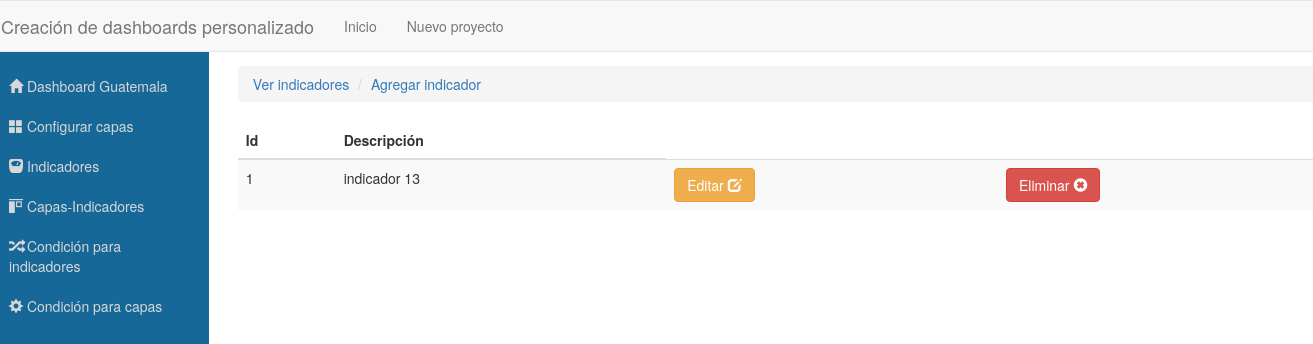
Before: /project/29/indicador with the older database file.
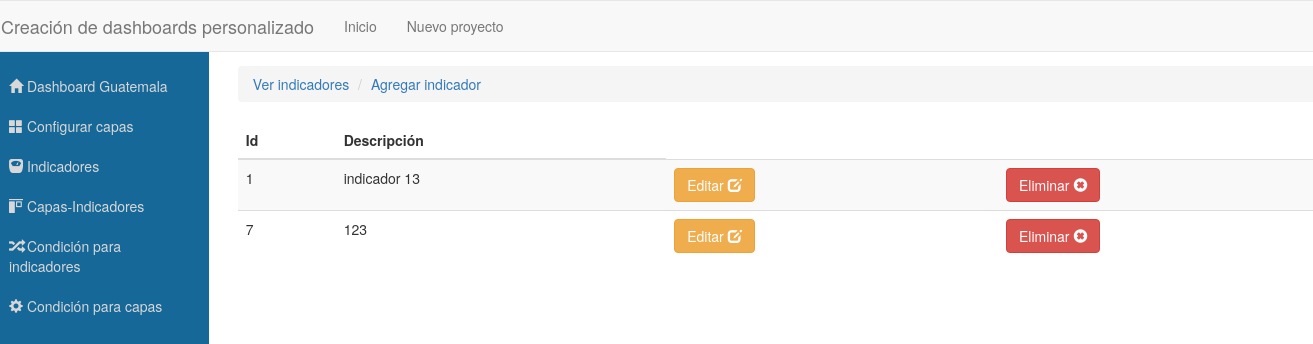
After: the same page with the newer database file.
### dashboardConfigApp/models.py (models this page shows, shortened)
class Proyecto(models.Model):
	nombre = models.CharField(max_length=100)
	descripcion = models.CharField(max_length=100, default='')
	fechaCreacion = models.DateTimeField(default=timezone.now)

class Indicador(models.Model):
	descripcion = models.CharField(max_length=200)
	proyecto = models.ForeignKey(Proyecto, default=None)

### dashboardConfigApp/views.py (the view)
# urls.py: url(r'^project/(?P<pk>\d+)/indicador', IndicadorList.as_view(), name='indicadorList'),
class IndicadorList(ListView):
    model = Indicador
    template_name = "indicadores/list_indicadores.html"
    context_object_name = 'listIndicadores'
    def get_queryset(self):
        idProject = self.kwargs['pk']
        queryset = Indicador.objects.filter(proyecto__pk = idProject)
        return queryset
    def get_context_data(self, **kwargs):
        context = super(IndicadorList, self).get_context_data(**kwargs)
        idProject = self.kwargs['pk']
        image = Image.objects.get(proyecto__pk = idProject)
        project =image.proyecto
        context[ 'singleImage' ] = image
        context[ 'project' ] = project
        return context

### dashboardConfigApp/templates/indicadores/list_indicadores.html
{% extends "indicadores/baseIndicador.html" %}
{% block indicador_content %}
     <table class="table table-striped allProject_table">
            <thead>
                <th>Id</th>
                <th>Descripción</th>
            </thead>
            <tbody id="allProject_table_tbody">
                {% for indicador in listIndicadores %}
                    <tr>
                        <td>{{indicador.pk}}</td>
                        <td>{{indicador.descripcion}}</td>
                         <td>
                             <a href="{% url 'updateIndicador' project.pk indicador.pk %}" class="btn btn-warning" id="{{project.pk}}">Editar
                                <span class="glyphicon glyphicon-edit"></span>
                            </a>
                         </td>
                        <td>
                            <a href="{% url 'deleteIndicador' project.pk indicador.pk %}" class="btn btn-danger" id="{{project.pk}}">Eliminar
                                <span class="glyphicon glyphicon-remove-sign"></span>
                            </a>
                        </td>
                    </tr>
                {% endfor %}
            </tbody>
        </table>
{% endblock indicador_content %}

### dashboardConfigApp/templates/indicadores/baseIndicador.html
{% extends "project/configProject.html" %}
{% block project-options %}
    <div class="container">
        <nav>
            <ol class="breadcrumb">
                <li class="active" id="viewLayers"><a href="{% url 'indicadorList' project.pk %}">Ver indicadores</a></li>
                <li><a href="{% url 'add_indicador' project.pk %}">Agregar indicador</a></li>
            </ol>
        </nav>
        {% block indicador_content %}
        {% endblock indicador_content %}
    </div>
{% endblock project-options %}

### dashboardConfigApp/templates/project/configProject.html
{% extends "base.html" %}
{% block content %}
		<div class="row row-panel-project">
			<div class="container-panel">
				<div class="col-lg-2 panel-project">
					<nav>
						<ul>
							<li><a href="{% url 'configProject' project.pk %}"><span class="glyphicon glyphicon-home"></span> {{project.nombre}}</a></li>
							<li><a href="{% url 'get_update_layers' singleImage.pk %}"><span class="glyphicon glyphicon-th-large"></span> Configurar capas</a></li>
							<li><a href="{% url 'indicadorList' project.pk %}"><span class="glyphicon glyphicon-scale"></span> Indicadores</a></li>
							<li><a href=""><span class="glyphicon glyphicon-object-align-top"></span> Capas-Indicadores</a></li>
							<li><a href=""><span class="glyphicon glyphicon-random"></span> Condición para indicadores</a></li>
							<li><a href=""><span class="glyphicon glyphicon-cog"></span> Condición para capas</a></li>
						</ul>
					</nav>
				</div>
				<div class="col-lg-10 panel_selected">
					{% block project-options %}
					{% endblock project-options %}
				</div>
			</div>
		</div>
{% endblock content %}

### dashboardConfigApp/templates/base.html (shortened to what this page needs)
<!DOCTYPE html>
{% load staticfiles %}
<html>
<head>
	<link rel="stylesheet" type="text/css" href="https://maxcdn.bootstrapcdn.com/bootstrap/3.3.6/css/bootstrap.min.css">
	<link rel="stylesheet" type="text/css" href="{% static 'css/new_project.css' %}">
</head>
<body>
	<div class="header-body">
		<div class="row">
			<nav class="navbar navbar-default navbar-main">
				 <div class="navbar-header">
				    <a class="navbar-brand" href="{% url 'home' %}">Creación de dashboards personalizado</a>
			  	</div>
				<div class="collapse navbar-collapse navbar-ex1-collapse">
				    <ul class="nav navbar-nav">
				      <li><a href="{% url 'home' %}">Inicio</a></li>
				      <li><a href="{% url 'new_project' %}">Nuevo proyecto</a></li>
				    </ul>
				</div>
			</nav>
		</div>
	</div>
	{% block content %}
	{% endblock %}
</body>
</html>

### dashboardConfigApp/static/css/new_project.css (style rules this page uses)
.navbar-main { margin-bottom: 0; }
.row-panel-project { height: 100vh; display: flex; }
.row-panel-project .container-panel { flex: 1; display: flex; }
.row-panel-project .container-panel .panel_selected, .row-panel-project .container-panel .panel-project { overflow-y: auto; padding: 1em; }
.row-panel-project .container-panel .panel-project { background: #166898; }
.row-panel-project .container-panel .panel-project nav ul { margin-left: 0; padding-left: 0; }
.row-panel-project .container-panel .panel-project nav ul li { list-style: none; padding: 10px; }
.row-panel-project .container-panel .panel-project nav ul li a { text-decoration: none; margin: 0; display: block; width: 100%; height: 100%; color: #d8d8d8; }

Changed rows visible on the page:
added Indicador: pk "7", descripcion "123"
